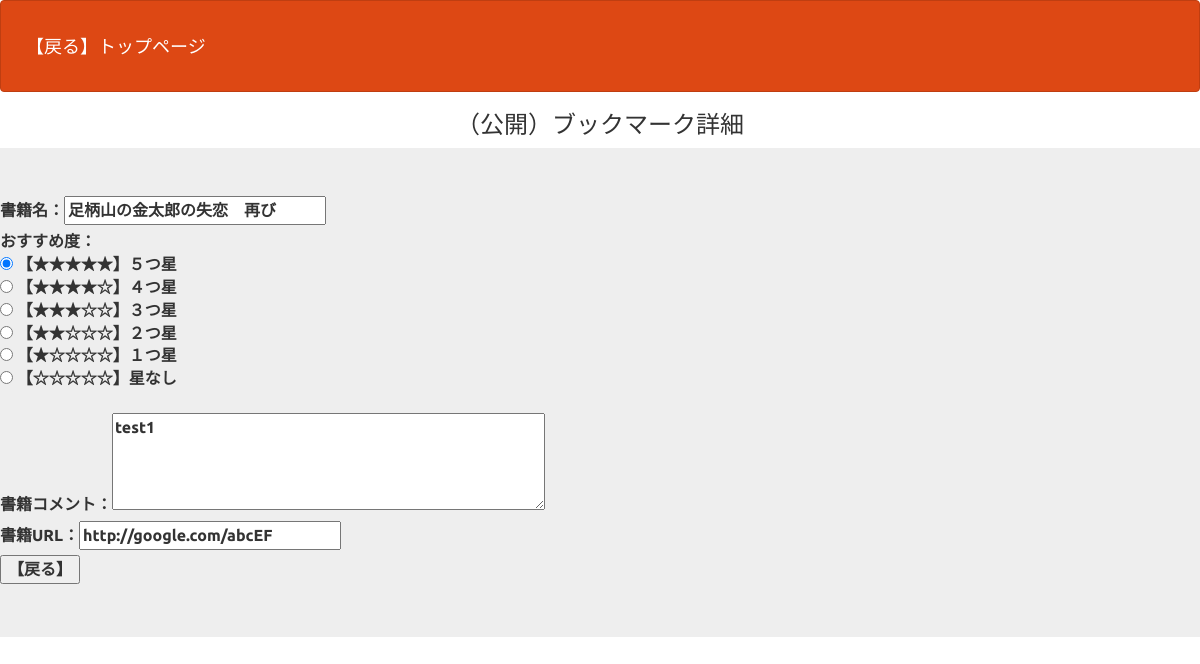
Page /opn_detail.php?bmid=26 on the committed database.
### tables this page shows
CREATE TABLE IF NOT EXISTS `gs_bm_table` (
`bmid` int(12) NOT NULL,
  `bmname` varchar(64) NOT NULL,
  `bmrating` varchar(5) NOT NULL DEFAULT '☆☆☆☆☆',
  `bmurl` text,
  `bmcomm` text,
  `bmindate` datetime NOT NULL
);

### opn_detail.php (the view, shortened to what this page needs)
<?php
$bmid = $_GET["bmid"];
$pdo = db_con();
$stmt = $pdo->prepare("SELECT * FROM gs_bm_table WHERE bmid=:bmid");
$stmt->bindValue(":bmid", $bmid, PDO::PARAM_INT);
$status = $stmt->execute();
if ($status == false) {
    sqlError($stmt);
} else {
    $row = $stmt->fetch();
}
$chkRat5 = ($row["bmrating"]=="★★★★★")? "checked" :"";
$chkRat4 = ($row["bmrating"]=="★★★★☆")? "checked" :"";
$chkRat3 = ($row["bmrating"]=="★★★☆☆")? "checked" :"";
$chkRat2 = ($row["bmrating"]=="★★☆☆☆")? "checked" :"";
$chkRat1 = ($row["bmrating"]=="★☆☆☆☆")? "checked" :"";
$chkRat0 = ($row["bmrating"]=="☆☆☆☆☆")? "checked" :"";
?>
<!DOCTYPE html>
<html lang="ja">
<head>
  <link href="css/bootstrap.min.css" rel="stylesheet">
</head>
<body marginwidth="50">
<header>
  <nav class="navbar navbar-default">
    <div class="container-fluid">
    <div class="navbar-header"><a class="navbar-brand" href="opn_index.php">【戻る】トップページ</a></div>
    </div>
  </nav>
</header>
<h3 align='center'>（公開）ブックマーク詳細</h3>
<form method="get" action="opn_index.php">
  <div class="jumbotron">
   <fieldset>
     <label>書籍名：<input type="text" name="bmname" value="<?=$row["bmname"]?>"></label><br>
     <label>おすすめ度：<br>
     <input type="radio" name="bmrating" value="★★★★★" <?=$chkRat5?>> 【★★★★★】５つ星<br>
     <input type="radio" name="bmrating" value="★★★★☆" <?=$chkRat4?>> 【★★★★☆】４つ星<br>
     <input type="radio" name="bmrating" value="★★★☆☆" <?=$chkRat3?>> 【★★★☆☆】３つ星<br>
     <input type="radio" name="bmrating" value="★★☆☆☆" <?=$chkRat2?>> 【★★☆☆☆】２つ星<br>
     <input type="radio" name="bmrating" value="★☆☆☆☆" <?=$chkRat1?>> 【★☆☆☆☆】１つ星<br>
     <input type="radio" name="bmrating" value="☆☆☆☆☆" <?=$chkRat0?>> 【☆☆☆☆☆】星なし<br><br>
     <label>書籍コメント：<textArea name="bmcomm" rows="4" cols="40"><?=$row["bmcomm"]?></textArea></label><br>
     <label>書籍URL：<input type="text" name="bmurl" value="<?=$row["bmurl"]?>"></label><br>
     <input type="submit" value="【戻る】">
    </fieldset>
  </div>
</form>
</body>
</html>

### opn_detail.php (style rules this page uses)
div { padding: 10px;font-size:16px; }

### rows in the picture
gs_bm_table: bmname "足柄山の金太郎の失恋 再び", bmcomm "test1", bmurl "http://google.com/abcEF"
